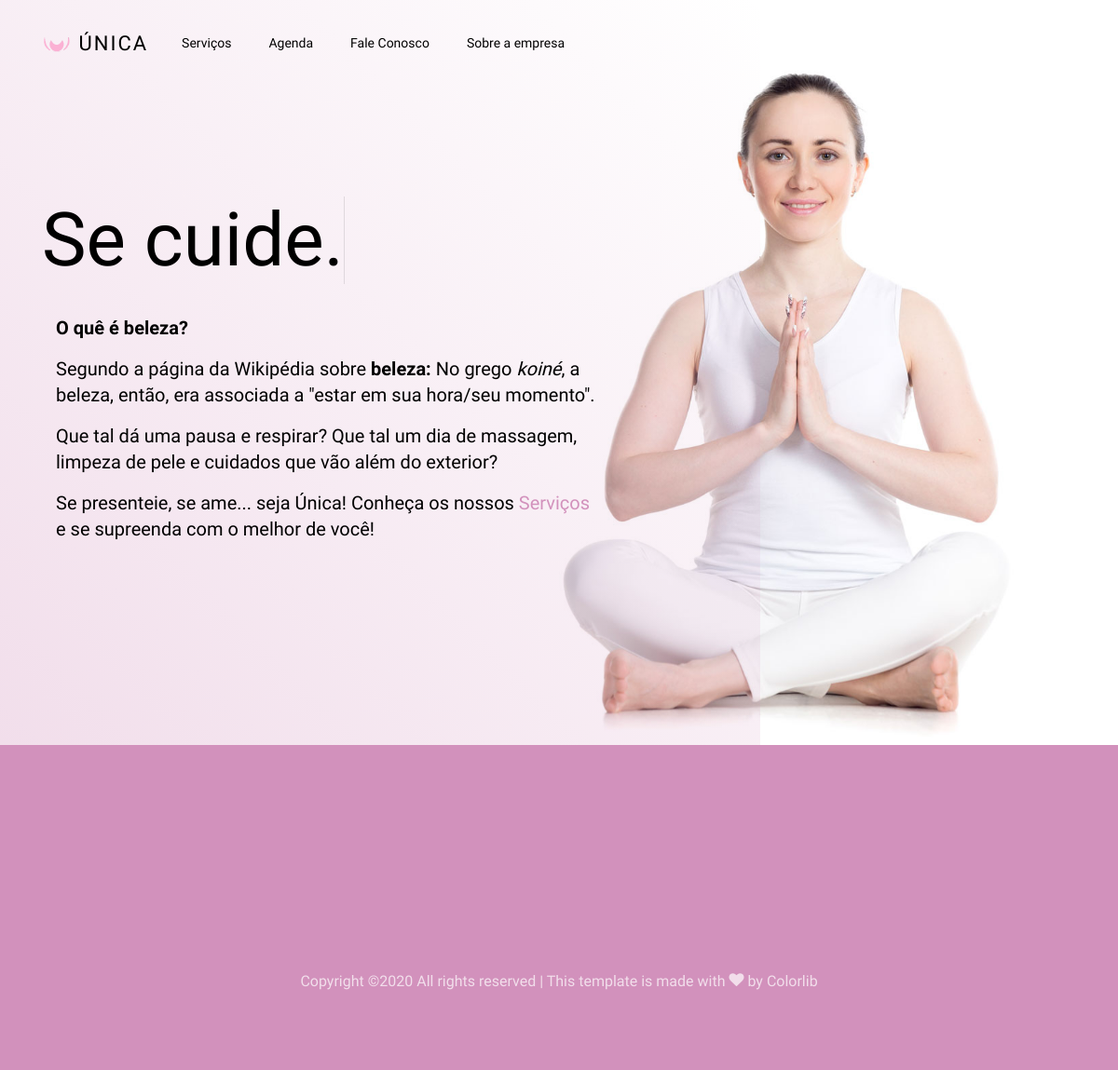
The page / on the database its author committed.
### app/models.py (models this page shows, shortened)
class AppTextos(models.Model):
    titulo = models.CharField(max_length=20)
    texto = models.TextField()
    pagina = models.CharField(max_length=20) # Página do site para determinado texto
    class Meta:
        verbose_name="Texto do Site"
        verbose_name_plural="Textos do Site"

### app/views.py (the view)
# urls.py: path('',index,name='index'),
def index(request):
    titulo = AppTextos.objects.get(pagina__startswith='index/').titulo
    texto = AppTextos.objects.get(pagina__startswith='index/').texto
    return render(request,'index.html',{'titulo':titulo,'texto':texto})

### app/templates/index.html (shortened to what this page needs)
{% extends 'base.html' %}
{% load static %}
{% block content %}
<section class="hero-wrap js-fullheight" style="background-image: url({% static 'images/zazen_woman.jpg' %});">
      <div class="overlay">
      </div>
      <div class="container">
        <div class="row no-gutters slider-text js-fullheight align-items-center justify-content-start">
          <div class="col-md-10 ftco-animate">
            <h1 class="typewrite mb-4" data-period="4000" data-type='[ "Se cuide.", "Se ame.", "Seja Única."]'>
            </h1>
            <h5 class="col-md-8">
		<p><b>{{titulo}}</b></p>
		{% autoescape off %}
		  <p>{{texto}}</p>
		{% endautoescape %}
		</div>
          </div>
        </div>
 </section>
{% endblock %}

### rows shown on the page
AppTextos: titulo "O quê é beleza?", texto "Segundo a página da Wikipédia sobre beleza: No grego koiné , a beleza, então, era associada a \"estar em sua hora/seu momento\". Que tal dá uma pausa e respirar? Que tal um dia de massagem, limpeza de pele e cuidados que vão além do exterior? Se presenteie, se ame... seja Única! Conheça os nossos Serviços e se supreenda com o melhor de você!"
